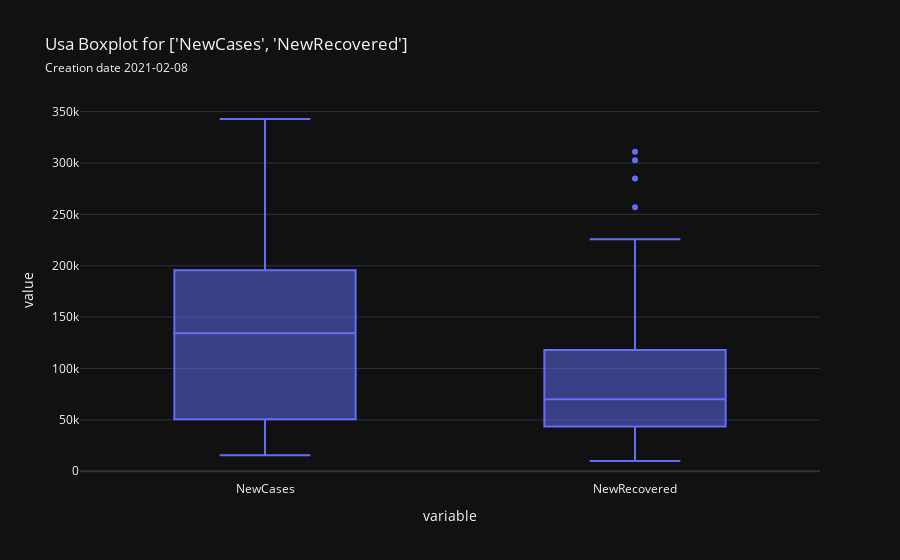

The notebook cell saved with this chart:
### Code cell
measures = ['NewCases','NewRecovered']
country.boxplot(measures, save=True)

### Figure 1 — Plotly figure (JSON) as saved in the notebook; plotly's stock layout.template omitted (floating-point values rounded to 4 significant figures; data arrays with more than 128 entries replaced by an {"elided": "..."} marker saying what was removed)
{"data": [{"alignmentgroup": "True", "hovertemplate": "variable=%{x}<br>value=%{y}<extra></extra>", "legendgroup": "", "marker": {"color": "#636efa"}, "name": "", "notched": false, "offsetgroup": "", "orientation": "v", "quartilemethod": "exclusive", "showlegend": false, "type": "box", "x": {"elided": "348 str values"}, "x0": " ", "xaxis": "x", "y": {"elided": "348 float values"}, "y0": " ", "yaxis": "y"}], "layout": {"boxmode": "group", "legend": {"tracegroupgap": 0}, "title": {"text": "Usa Boxplot for ['NewCases', 'NewRecovered']<br><span style='font-size: 12px;'>Creation date 2021-02-08</span>"}, "xaxis": {"anchor": "y", "domain": [0.0, 1.0], "title": {"text": "variable"}}, "yaxis": {"anchor": "x", "domain": [0.0, 1.0], "title": {"text": "value"}}}}
